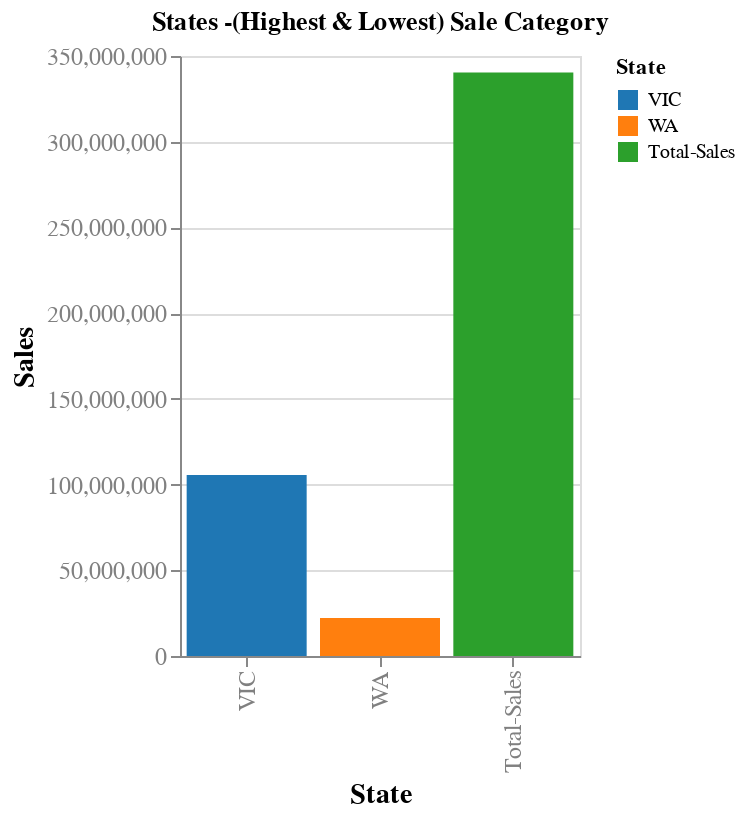

Source (notebook cell):
### Code cell
print ("\n\n---------------------[Section - 2: STATE]---------------------------")

print("\nStates -(Highest & Lowest):")
df = pd.read_csv(StringIO(records))
result = group_by_sales_state(df)

print("\nState wise sales",  end="                  |           ")
print("Plots:")
print(grpSorted,                      end="                |           ")

print("\n\nState - Demographic (High - Low) >>")
group_by_sales_state_demographic(df)

json_str = json.dumps(result)
grpTable1 = display_tabular(json_str)
print(grpTable1)


# ---- Create Chart --------
df = pd.DataFrame(result)
df = df[['State', 'Sales']]

# Convert 'Sales' column to numeric type
df['Sales'] = pd.to_numeric(df['Sales'])

# Create the bar chart
alt.Chart(df).mark_bar().encode(
    x='State',
    y='Sales',
    color='State'
).properties(
     title = "States -(Highest & Lowest) Sale Category",
     width=200,
     height=300
)

# dfgrp = pd.DataFrame(grpSorted)
# alt.Chart(dfgrp).mark_bar().encode(
#     x='State',
#     y='Sales'
# )

#--------------------------------[End Section -2]--------------------------------

### Figure 1 — Vega-Lite specification as saved in the notebook (floating-point values rounded to 4 significant figures)
{"config": {"view": {"continuousWidth": 400, "continuousHeight": 300}, "mark": {"color": "steelblue"}, "axis": {"labelFontSize": 12, "titleFontSize": 14, "labelColor": "gray", "titleColor": "black"}, "range": {"category": ["#1f77b4", "#ff7f0e", "#2ca02c", "#d62728", "#9467bd"]}}, "data": {"name": "data-541f461bc655a298a635e76e7239981b"}, "mark": {"type": "bar"}, "encoding": {"color": {"field": "State", "type": "nominal"}, "x": {"field": "State", "type": "nominal"}, "y": {"field": "Sales", "type": "quantitative"}}, "height": 300, "title": "States -(Highest & Lowest) Sale Category", "width": 200, "$schema": "https://vega.github.io/schema/vega-lite/v5.20.1.json", "datasets": {"data-541f461bc655a298a635e76e7239981b": [{"State": " VIC", "Sales": 105565000}, {"State": " WA", "Sales": 22152500}, {"State": "Total-Sales", "Sales": 340302500}]}}
